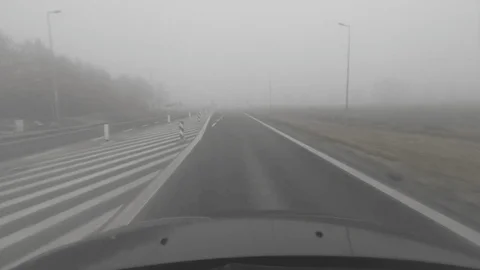
#> input picture My_Test/1 (1).png, 480 x 270 px; its folder holds only this picture in this run
$ python sobel_edge.py   (older library calls are emulated)
#> lines starting #> are read from the running program, lines starting #| are printed output that depends on the picture; after the words box and inside, x2 and y2 are one past the last pixel; in counts of white or black regions, pixels touching at a corner belong together
# Part 1.2 - Sobel edge detector
# Same 3x3 kernels as our Project 3 sobel().
# Pre-blur with sigma=1 first, then compute Sx, Sy, magnitude, and binary edges.

import os, glob, cv2, numpy as np

INPUT_DIR = "/Users/jenilkathrotiya/Downloads/rgb_anon_trainvaltest/rgb_anon"
PER_WEATHER = 1

OUT_DIR = os.path.join(os.path.dirname(__file__), "Sobel_Edge_Images")
os.makedirs(OUT_DIR, exist_ok=True)

# Sobel kernels
SOBEL_X = np.array([[1, 0, -1], [2, 0, -2], [1, 0, -1]], dtype=np.float64)
SOBEL_Y = np.array([[-1, -2, -1], [0, 0, 0], [1, 2, 1]], dtype=np.float64)


def find_images():
    images = []
    for cond in ["fog", "night", "rain", "snow"]:
        files = sorted(glob.glob(f"{INPUT_DIR}/{cond}/train/*/*_rgb_anon.png"))
        for f in files[:PER_WEATHER]:
            images.append((f, cond))
    if images:
        return images
    my_test = os.path.join(os.path.dirname(__file__), "..", "..", "..", "My_Test")
    return [(f, "test") for f in sorted(glob.glob(os.path.join(my_test, "*.png")))]


def stretch(arr):
    # rescale to 0..255
    arr = arr.astype(np.float64)
    lo, hi = arr.min(), arr.max()
    if hi - lo < 1e-9:
        return np.zeros_like(arr, dtype=np.uint8)
    return ((arr - lo) / (hi - lo) * 255).astype(np.uint8)


images = find_images()
print(f"Processing {len(images)} images")

for path, cond in images:
    name = cond + "__" + os.path.splitext(os.path.basename(path))[0]
    img = cv2.imread(path)
#> img is the input picture: shape (270, 480, 3); mean B, G, R 136, 137, 137.2
    gray = cv2.cvtColor(img, cv2.COLOR_BGR2GRAY)

    # Pre-blur (sigma 1, 7x7 kernel) - reduces noise before edge detection
    gray = cv2.GaussianBlur(gray, (7, 7), 1)

    # Compute gradients
    gx = cv2.filter2D(gray.astype(np.float64), cv2.CV_64F, SOBEL_X,
                      borderType=cv2.BORDER_REPLICATE)
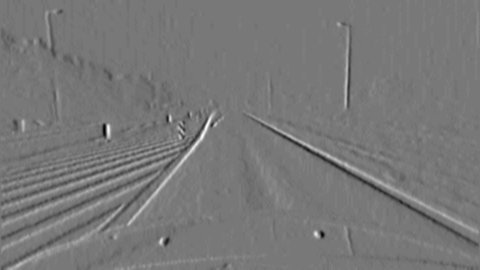
#> gx: shape (270, 480) float64; min -90, max 101, mean 0; drawn with min black and max white
    gy = cv2.filter2D(gray.astype(np.float64), cv2.CV_64F, SOBEL_Y,
                      borderType=cv2.BORDER_REPLICATE)
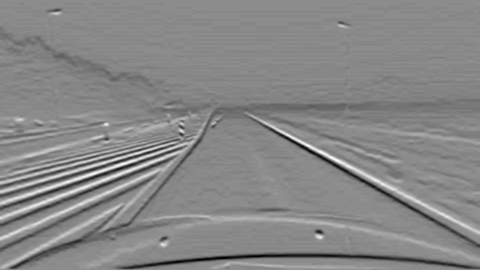
#> gy: shape (270, 480) float64; min -120, max 98, mean -4.2; drawn with min black and max white
    mag = np.sqrt(gx * gx + gy * gy)
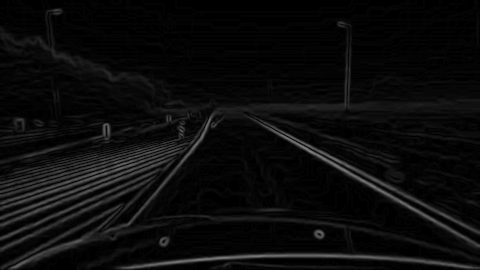
#> mag: shape (270, 480) float64; min 0, max 131.9, mean 11.8

    gx_u8 = stretch(np.abs(gx))
#> in stretch, `arr = arr.astype(np.float64)`:
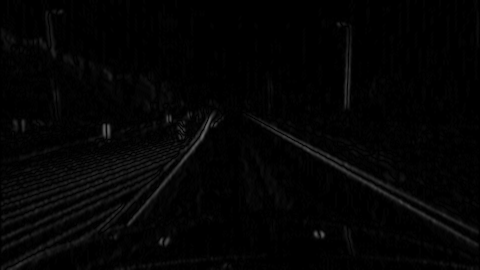
#> arr: shape (270, 480) float64; min 0, max 101, mean 4
#> in stretch, `lo, hi = arr.min(), arr.max()`: lo = 0; hi = 101
#> in stretch, `return ((arr - lo) / (hi - lo) * 255).astype(np.uint8)`:
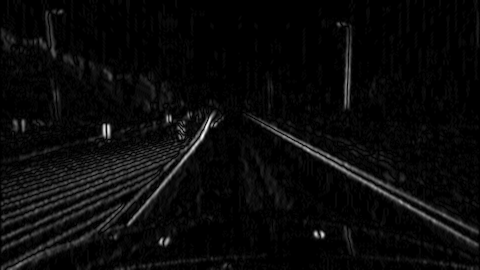
#> returned value: shape (270, 480); min 0, max 255, mean 9.9
    gy_u8 = stretch(np.abs(gy))
#> in stretch (call 2), `lo, hi = arr.min(), arr.max()`: hi = 120
#> in stretch (call 2), `return ((arr - lo) / (hi - lo) * 255).astype(np.uint8)`:
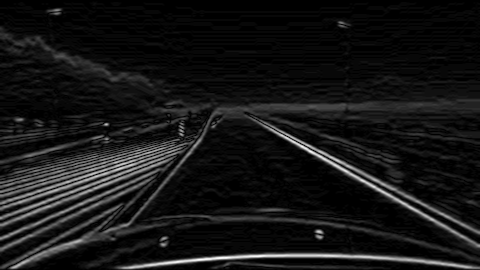
#> returned value: shape (270, 480); min 0, max 255, mean 21.8
    mag_u8 = stretch(mag)

    # Binary edges = pixels in the top 25% of magnitude
    thresh = np.percentile(mag_u8, 75)
#> thresh = 23
    binary = ((mag_u8 >= thresh).astype(np.uint8) * 255)
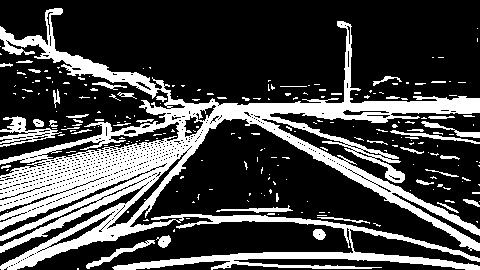
#> binary: shape (270, 480); 27.2% white; 225 white regions (182 under 20 px), largest, box (x1, y1, x2, y2) and area: (0, 8, 480, 270) 30568, (0, 116, 62, 147) 693, (86, 240, 155, 269) 334

    cv2.imwrite(f"{OUT_DIR}/{name}__00_source.png", gray)
    cv2.imwrite(f"{OUT_DIR}/{name}__01_gx_abs.png", gx_u8)
    cv2.imwrite(f"{OUT_DIR}/{name}__02_gy_abs.png", gy_u8)
    cv2.imwrite(f"{OUT_DIR}/{name}__03_magnitude.png", mag_u8)
    cv2.imwrite(f"{OUT_DIR}/{name}__04_binary_p75.png", binary)

    print(f"  done: {os.path.basename(path)}")

print(f"\nSaved to {OUT_DIR}")
